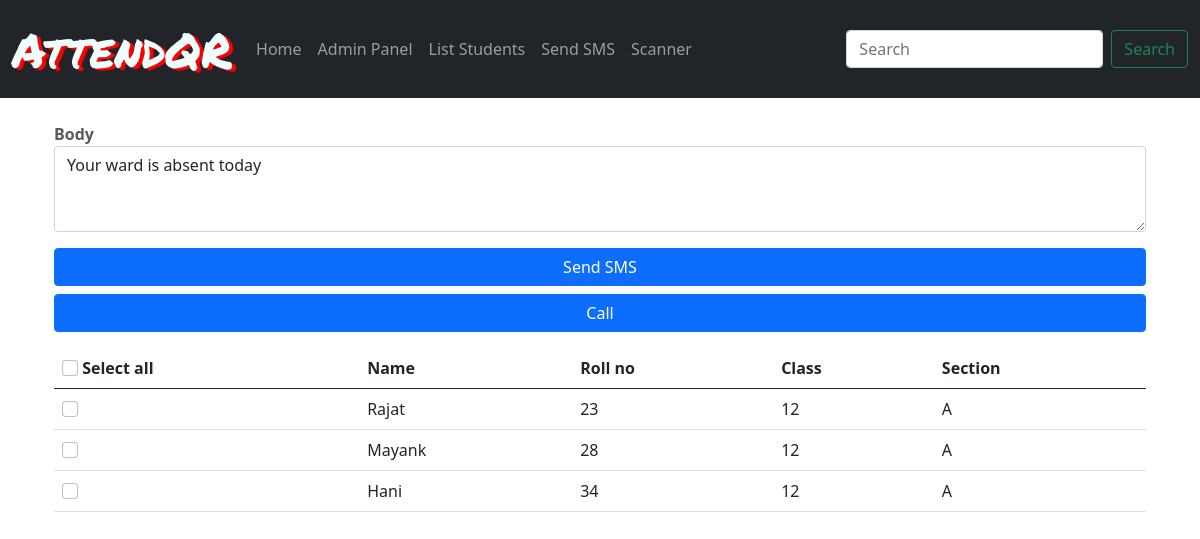
Before: /sms/ (signed in) with the older database file.
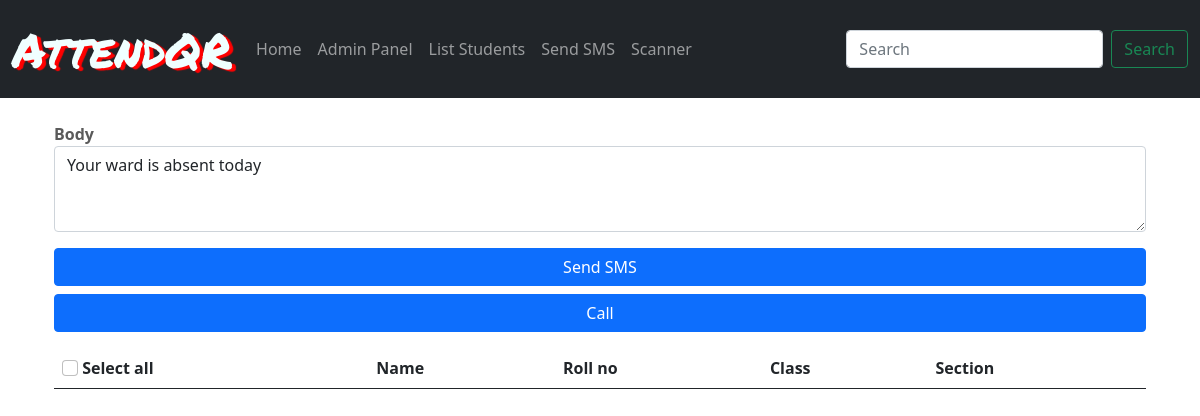
After: the same page with the newer database file.
### students/models.py (models this page shows, shortened)
class studentsList(models.Model):
    section_names=[
        ('A','science'),
        ('C','commerce'),
        ('H','humanity')]
    name=models.CharField(null=False,max_length=255)
    email=models.EmailField(null=True)
    parent_name=models.CharField(max_length=255)
    standard=models.IntegerField()
    phone=models.BigIntegerField(null=True)
    section=models.CharField(max_length=6,choices=section_names)
    rollno=models.IntegerField(default=0)

### sms/views.py (the view)
# urls.py: path('sms/', views.sms_home, name='sms_home')
@login_required
def sms_home(request):
    usrs=list(attendon.objects.filter(date=timezone.now()).values_list('student', flat=True))
    students=studentsList.objects.exclude(pk__in=usrs)
    context={
        'students':students
    }
    return render(request,'sms.html',context)

### sms/templates/sms.html (shortened to what this page needs)
{% extends 'base.html' %}
{% load static %}
{% block content %}
<div class="container p-4">
 <div class="form-group">
   <label for=""><b>Body</b></label>
   <textarea class="form-control" name="" id="txtdata" rows="3">Your ward is absent today</textarea>
   <div class="d-grid gap-2 py-3">
    <button class="btn btn-primary" type="button" id="smsbtn">Send SMS</button>
    <button class="btn btn-primary" type="button" id="callbtn">Call</button>
  </div>
  </div>
 <table class="table table-hover">
  <thead>
    <tr>
      <th scope="col"><input class="form-check-input" type="checkbox" id="selectall">&nbsp;Select all</th>
      <th scope="col">Name</th>
      <th scope="col">Roll no</th>
      <th scope="col">Class</th>
      <th scope="col">Section</th>
    </tr>
  </thead>
  <tbody>
    {% for stu in students %}
    <tr>
      <th scope="row"><input class="form-check-input" type="checkbox" value="{{stu.id}}" id="user"></th>
      <td>{{stu.name}}</td>
      <td>{{stu.rollno}}</td>
      <td>{{stu.standard}}</td>
      <td>{{stu.section}}</td>
    </tr>
    {% endfor %}
  </tbody>
</table>
</div>
{% endblock %}

### students/templates/base.html (shortened to what this page needs)
{% load static %}
<!DOCTYPE html>
<html lang="en">
<head>
      <link href="{% static 'style.css' %}?{% now 'U' %}" rel="stylesheet">
     <link href="https://cdn.jsdelivr.net/npm/bootstrap@5.1.0/dist/css/bootstrap.min.css" rel="stylesheet">
    <link href="{% static 'carousel.css' %}?{% now 'U' %}" rel="stylesheet">
</head>
<body>
    {% include 'header.html' %}
    {% block content %}
    {% endblock %}
</body>
</html>

### students/templates/header.html (shortened to what this page needs)
{% block header %}
<header>
  <nav class="navbar navbar-expand-md navbar-dark static-top bg-dark">
    <div class="container-fluid">
      <a class="navbar-brand" id='main_text' href="#">AttendQR</a>
      <div class="collapse navbar-collapse" id="navbarCollapse">
        <ul class="navbar-nav me-auto mb-2 mb-md-0">
          <li class="nav-item">
            <a class="nav-link" aria-current="page" href="/">Home</a>
          </li>
          <li class="nav-item">
            <a class="nav-link" href="/admin">Admin Panel</a>
          </li>
          <li class="nav-item">
            <a class="nav-link" href="/list_students">List Students</a>
          </li>
          {% if request.user.is_authenticated %}
          <li class="nav-item">
            <a class="nav-link" href="/sms">Send SMS</a>
          </li>
          <li class="nav-item">
            <a class="nav-link" href="/scanner">Scanner</a>
          </li>
          {% endif %}
        </ul>
        <form action="list_students" class="d-flex">
          <input class="form-control me-2" name="name" type="search" placeholder="Search" aria-label="Search">
          <button class="btn btn-outline-success" type="submit">Search</button>
        </form>
      </div>
    </div>
  </nav>
</header>
{% endblock header %}

### static/style.css (style rules this page uses)
#main_text { font-family: 'Permanent Marker', cursive; font-size: 6vmin; color: azure; text-shadow: 4px 2px 1px red; text-align: center; }

### static/carousel.css (style rules this page uses)
body { padding-bottom: 3rem; color: #5a5a5a; }

Changed rows visible on the page:
removed studentsList: name "Rajat", rollno "23", standard "12", section "A"
removed studentsList: name "Mayank", rollno "28", standard "12", section "A"
removed studentsList: name "Hani", rollno "34", standard "12", section "A"
